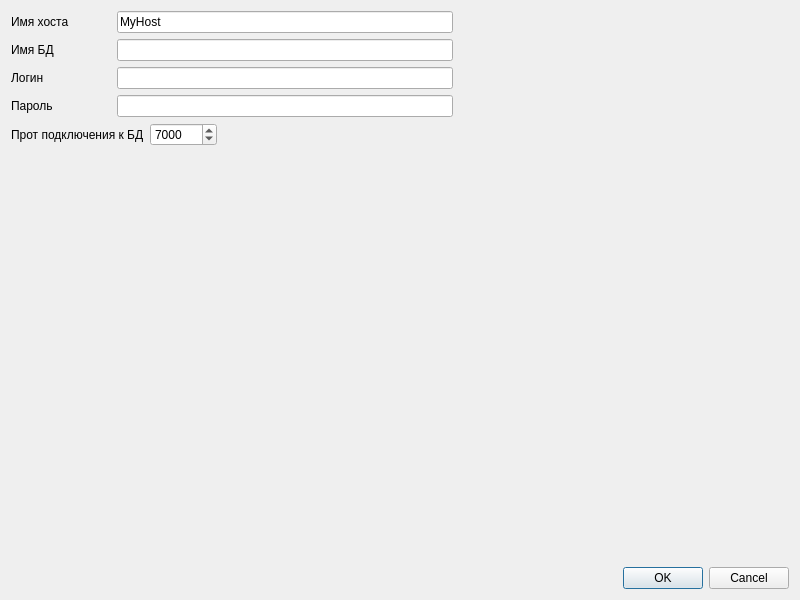
<?xml version="1.0" encoding="UTF-8"?>
<ui version="4.0">
 <class>Dialog</class>
 <widget class="QDialog" name="Dialog">
  <property name="geometry">
   <rect>
    <x>0</x>
    <y>0</y>
    <width>800</width>
    <height>600</height>
   </rect>
  </property>
  <property name="windowTitle">
   <string>Dialog</string>
  </property>
  <layout class="QVBoxLayout" name="verticalLayout">
   <item>
    <layout class="QHBoxLayout" name="horizontalLayout">
     <item>
      <widget class="QLabel" name="label">
       <property name="minimumSize">
        <size>
         <width>100</width>
         <height>0</height>
        </size>
       </property>
       <property name="text">
        <string>Имя хоста</string>
       </property>
      </widget>
     </item>
     <item>
      <widget class="QLineEdit" name="lineEdit">
       <property name="text">
        <string>MyHost</string>
       </property>
      </widget>
     </item>
     <item>
      <spacer name="horizontalSpacer">
       <property name="orientation">
        <enum>Qt::Orientation::Horizontal</enum>
       </property>
       <property name="sizeHint" stdset="0">
        <size>
         <width>40</width>
         <height>20</height>
        </size>
       </property>
      </spacer>
     </item>
    </layout>
   </item>
   <item>
    <layout class="QHBoxLayout" name="horizontalLayout_2">
     <item>
      <widget class="QLabel" name="label_2">
       <property name="minimumSize">
        <size>
         <width>100</width>
         <height>0</height>
        </size>
       </property>
       <property name="text">
        <string>Имя БД</string>
       </property>
      </widget>
     </item>
     <item>
      <widget class="QLineEdit" name="lineEdit_2"/>
     </item>
     <item>
      <spacer name="horizontalSpacer_2">
       <property name="orientation">
        <enum>Qt::Orientation::Horizontal</enum>
       </property>
       <property name="sizeHint" stdset="0">
        <size>
         <width>40</width>
         <height>20</height>
        </size>
       </property>
      </spacer>
     </item>
    </layout>
   </item>
   <item>
    <layout class="QHBoxLayout" name="horizontalLayout_3">
     <item>
      <widget class="QLabel" name="label_3">
       <property name="minimumSize">
        <size>
         <width>100</width>
         <height>0</height>
        </size>
       </property>
       <property name="text">
        <string>Логин</string>
       </property>
      </widget>
     </item>
     <item>
      <widget class="QLineEdit" name="lineEdit_3"/>
     </item>
     <item>
      <spacer name="horizontalSpacer_3">
       <property name="orientation">
        <enum>Qt::Orientation::Horizontal</enum>
       </property>
       <property name="sizeHint" stdset="0">
        <size>
         <width>40</width>
         <height>20</height>
        </size>
       </property>
      </spacer>
     </item>
    </layout>
   </item>
   <item>
    <layout class="QHBoxLayout" name="horizontalLayout_4">
     <item>
      <widget class="QLabel" name="label_4">
       <property name="minimumSize">
        <size>
         <width>100</width>
         <height>0</height>
        </size>
       </property>
       <property name="text">
        <string>Пароль</string>
       </property>
      </widget>
     </item>
     <item>
      <widget class="QLineEdit" name="lineEdit_4"/>
     </item>
     <item>
      <spacer name="horizontalSpacer_4">
       <property name="orientation">
        <enum>Qt::Orientation::Horizontal</enum>
       </property>
       <property name="sizeHint" stdset="0">
        <size>
         <width>40</width>
         <height>20</height>
        </size>
       </property>
      </spacer>
     </item>
    </layout>
   </item>
   <item>
    <layout class="QHBoxLayout" name="horizontalLayout_5">
     <item>
      <widget class="QLabel" name="label_5">
       <property name="minimumSize">
        <size>
         <width>100</width>
         <height>0</height>
        </size>
       </property>
       <property name="text">
        <string>Прот подключения к БД</string>
       </property>
      </widget>
     </item>
     <item>
      <widget class="QSpinBox" name="spinBox">
       <property name="maximum">
        <number>999999</number>
       </property>
       <property name="value">
        <number>7000</number>
       </property>
      </widget>
     </item>
     <item>
      <spacer name="horizontalSpacer_5">
       <property name="orientation">
        <enum>Qt::Orientation::Horizontal</enum>
       </property>
       <property name="sizeHint" stdset="0">
        <size>
         <width>40</width>
         <height>20</height>
        </size>
       </property>
      </spacer>
     </item>
    </layout>
   </item>
   <item>
    <spacer name="verticalSpacer">
     <property name="orientation">
      <enum>Qt::Orientation::Vertical</enum>
     </property>
     <property name="sizeHint" stdset="0">
      <size>
       <width>20</width>
       <height>451</height>
      </size>
     </property>
    </spacer>
   </item>
   <item>
    <layout class="QHBoxLayout" name="horizontalLayout_6">
     <item>
      <spacer name="horizontalSpacer_6">
       <property name="orientation">
        <enum>Qt::Orientation::Horizontal</enum>
       </property>
       <property name="sizeHint" stdset="0">
        <size>
         <width>40</width>
         <height>20</height>
        </size>
       </property>
      </spacer>
     </item>
     <item>
      <widget class="QPushButton" name="pushButton">
       <property name="text">
        <string>OK</string>
       </property>
      </widget>
     </item>
     <item>
      <widget class="QPushButton" name="pushButton_2">
       <property name="text">
        <string>Cancel</string>
       </property>
      </widget>
     </item>
    </layout>
   </item>
  </layout>
 </widget>
 <resources/>
 <connections/>
</ui>
